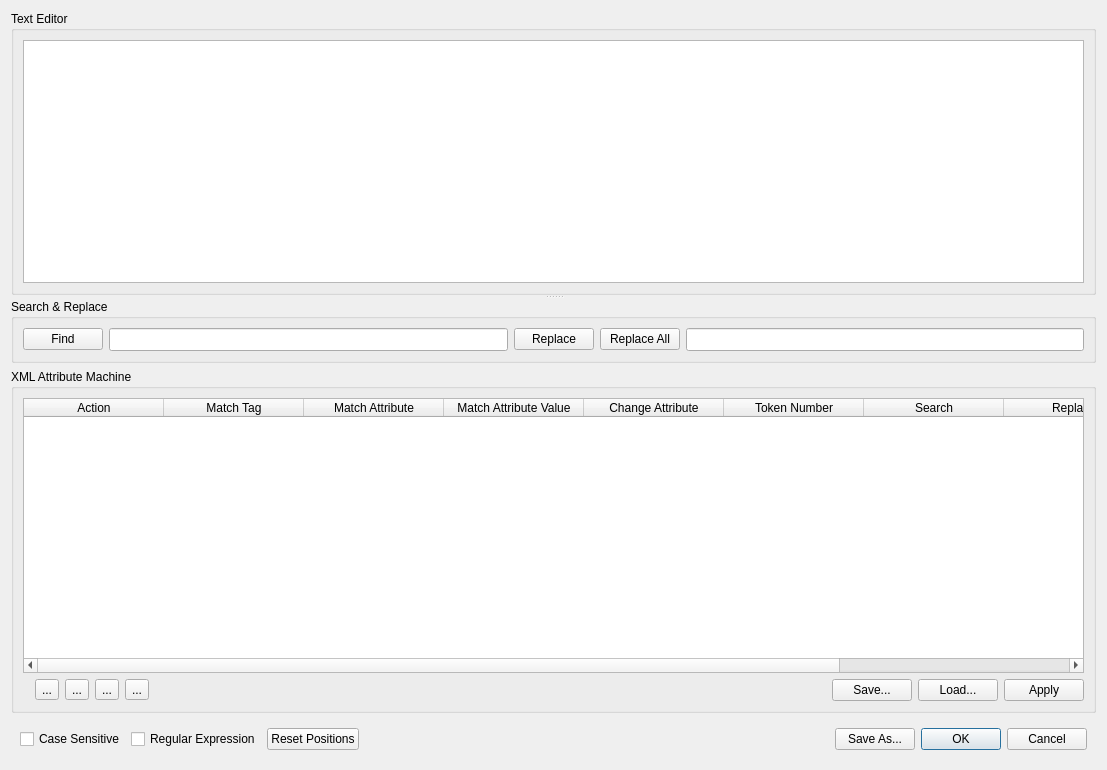
<?xml version="1.0" encoding="UTF-8"?>
<ui version="4.0">
 <class>DialogRawXMLEdit</class>
 <widget class="QDialog" name="DialogRawXMLEdit">
  <property name="geometry">
   <rect>
    <x>0</x>
    <y>0</y>
    <width>1107</width>
    <height>770</height>
   </rect>
  </property>
  <property name="windowTitle">
   <string>XML Edit Dialog</string>
  </property>
  <layout class="QGridLayout" name="gridLayout_6">
   <item row="0" column="0">
    <widget class="QSplitter" name="splitter">
     <property name="orientation">
      <enum>Qt::Vertical</enum>
     </property>
     <widget class="QGroupBox" name="groupBox_2">
      <property name="sizePolicy">
       <sizepolicy hsizetype="Preferred" vsizetype="Preferred">
        <horstretch>0</horstretch>
        <verstretch>0</verstretch>
       </sizepolicy>
      </property>
      <property name="title">
       <string>Text Editor</string>
      </property>
      <layout class="QGridLayout" name="gridLayout_3">
       <item row="0" column="0" colspan="2">
        <widget class="QPlainTextEdit" name="plainTextEdit">
         <property name="sizePolicy">
          <sizepolicy hsizetype="Expanding" vsizetype="Expanding">
           <horstretch>0</horstretch>
           <verstretch>0</verstretch>
          </sizepolicy>
         </property>
         <property name="font">
          <font>
           <pointsize>10</pointsize>
          </font>
         </property>
         <property name="toolTip">
          <string>Raw XML defining the model. Edit with caution.</string>
         </property>
        </widget>
       </item>
      </layout>
     </widget>
     <widget class="QWidget" name="widget_2" native="true">
      <layout class="QGridLayout" name="gridLayout">
       <property name="leftMargin">
        <number>0</number>
       </property>
       <property name="topMargin">
        <number>0</number>
       </property>
       <property name="rightMargin">
        <number>0</number>
       </property>
       <property name="bottomMargin">
        <number>0</number>
       </property>
       <item row="0" column="0">
        <widget class="QGroupBox" name="groupBox">
         <property name="title">
          <string>Search &amp;&amp; Replace</string>
         </property>
         <layout class="QGridLayout" name="gridLayout_2">
          <item row="0" column="3">
           <widget class="QPushButton" name="pushButtonReplaceAll">
            <property name="toolTip">
             <string>Click to replace all</string>
            </property>
            <property name="text">
             <string>Replace All</string>
            </property>
           </widget>
          </item>
          <item row="0" column="0">
           <widget class="QPushButton" name="pushButtonFind">
            <property name="toolTip">
             <string>Click to find text</string>
            </property>
            <property name="text">
             <string>Find</string>
            </property>
           </widget>
          </item>
          <item row="0" column="2">
           <widget class="QPushButton" name="pushButtonReplace">
            <property name="toolTip">
             <string>Click to replace a single occurance.</string>
            </property>
            <property name="text">
             <string>Replace</string>
            </property>
           </widget>
          </item>
          <item row="0" column="1">
           <widget class="QLineEdit" name="lineEditFind">
            <property name="font">
             <font>
              <pointsize>10</pointsize>
             </font>
            </property>
            <property name="toolTip">
             <string>Text to find</string>
            </property>
           </widget>
          </item>
          <item row="0" column="4">
           <widget class="QLineEdit" name="lineEditReplace">
            <property name="font">
             <font>
              <pointsize>10</pointsize>
             </font>
            </property>
            <property name="toolTip">
             <string>Replace found text with this</string>
            </property>
           </widget>
          </item>
         </layout>
        </widget>
       </item>
       <item row="1" column="0">
        <widget class="QGroupBox" name="groupBox_4">
         <property name="sizePolicy">
          <sizepolicy hsizetype="Preferred" vsizetype="Preferred">
           <horstretch>0</horstretch>
           <verstretch>0</verstretch>
          </sizepolicy>
         </property>
         <property name="title">
          <string>XML Attribute Machine</string>
         </property>
         <layout class="QGridLayout" name="gridLayout_5">
          <item row="1" column="2">
           <widget class="QToolButton" name="toolButtonInsert">
            <property name="toolTip">
             <string>Insert an extra row</string>
            </property>
            <property name="text">
             <string>...</string>
            </property>
            <property name="icon">
             <iconset resource="resources.qrc">
              <normaloff>:/images/XMLMachine Icons/list-add.svg</normaloff>:/images/XMLMachine Icons/list-add.svg</iconset>
            </property>
           </widget>
          </item>
          <item row="1" column="4">
           <widget class="QToolButton" name="toolButtonMoveUp">
            <property name="toolTip">
             <string>Move selected row up</string>
            </property>
            <property name="text">
             <string>...</string>
            </property>
            <property name="icon">
             <iconset resource="resources.qrc">
              <normaloff>:/images/XMLMachine Icons/go-up.svg</normaloff>:/images/XMLMachine Icons/go-up.svg</iconset>
            </property>
           </widget>
          </item>
          <item row="1" column="9">
           <widget class="QPushButton" name="pushButtonApply">
            <property name="toolTip">
             <string>Apply the XML machine instructions</string>
            </property>
            <property name="text">
             <string>Apply</string>
            </property>
           </widget>
          </item>
          <item row="1" column="7">
           <widget class="QPushButton" name="pushButtonSave">
            <property name="toolTip">
             <string>Save the XML machine instructions</string>
            </property>
            <property name="text">
             <string>Save...</string>
            </property>
           </widget>
          </item>
          <item row="1" column="6">
           <spacer name="horizontalSpacer_2">
            <property name="orientation">
             <enum>Qt::Horizontal</enum>
            </property>
            <property name="sizeHint" stdset="0">
             <size>
              <width>587</width>
              <height>20</height>
             </size>
            </property>
           </spacer>
          </item>
          <item row="1" column="3">
           <widget class="QToolButton" name="toolButtonDelete">
            <property name="toolTip">
             <string>Delete an existing row</string>
            </property>
            <property name="text">
             <string>...</string>
            </property>
            <property name="icon">
             <iconset resource="resources.qrc">
              <normaloff>:/images/XMLMachine Icons/list-remove.svg</normaloff>:/images/XMLMachine Icons/list-remove.svg</iconset>
            </property>
           </widget>
          </item>
          <item row="1" column="8">
           <widget class="QPushButton" name="pushButtonLoad">
            <property name="toolTip">
             <string>Load the XML machine instructions</string>
            </property>
            <property name="text">
             <string>Load...</string>
            </property>
           </widget>
          </item>
          <item row="0" column="0" colspan="10">
           <widget class="QTableWidget" name="tableWidget">
            <property name="sizePolicy">
             <sizepolicy hsizetype="Expanding" vsizetype="Expanding">
              <horstretch>0</horstretch>
              <verstretch>0</verstretch>
             </sizepolicy>
            </property>
            <property name="toolTip">
             <string>Instructions for automated attribute editing</string>
            </property>
            <property name="alternatingRowColors">
             <bool>false</bool>
            </property>
            <property name="rowCount">
             <number>0</number>
            </property>
            <property name="columnCount">
             <number>9</number>
            </property>
            <attribute name="horizontalHeaderDefaultSectionSize">
             <number>140</number>
            </attribute>
            <column>
             <property name="text">
              <string>Action</string>
             </property>
            </column>
            <column>
             <property name="text">
              <string>Match Tag</string>
             </property>
            </column>
            <column>
             <property name="text">
              <string>Match Attribute</string>
             </property>
            </column>
            <column>
             <property name="text">
              <string>Match Attribute Value</string>
             </property>
            </column>
            <column>
             <property name="text">
              <string>Change Attribute</string>
             </property>
            </column>
            <column>
             <property name="text">
              <string>Token Number</string>
             </property>
            </column>
            <column>
             <property name="text">
              <string>Search</string>
             </property>
            </column>
            <column>
             <property name="text">
              <string>Replace</string>
             </property>
            </column>
            <column>
             <property name="text">
              <string>Arithmetic</string>
             </property>
            </column>
           </widget>
          </item>
          <item row="1" column="5">
           <widget class="QToolButton" name="toolButtonMoveDown">
            <property name="toolTip">
             <string>Move selected row down</string>
            </property>
            <property name="text">
             <string>...</string>
            </property>
            <property name="icon">
             <iconset resource="resources.qrc">
              <normaloff>:/images/XMLMachine Icons/go-down.svg</normaloff>:/images/XMLMachine Icons/go-down.svg</iconset>
            </property>
           </widget>
          </item>
         </layout>
        </widget>
       </item>
       <item row="2" column="0">
        <widget class="QWidget" name="widget" native="true">
         <layout class="QGridLayout" name="gridLayout_4">
          <item row="0" column="2">
           <widget class="QCheckBox" name="checkBoxRegularExpression">
            <property name="toolTip">
             <string>Search and replace using regular expressions</string>
            </property>
            <property name="text">
             <string>Regular Expression</string>
            </property>
           </widget>
          </item>
          <item row="0" column="6">
           <widget class="QPushButton" name="pushButtonOK">
            <property name="toolTip">
             <string>Accept edits and return to main program</string>
            </property>
            <property name="text">
             <string>OK</string>
            </property>
            <property name="default">
             <bool>true</bool>
            </property>
           </widget>
          </item>
          <item row="0" column="7">
           <widget class="QPushButton" name="pushButtonCancel">
            <property name="toolTip">
             <string>Cancel edits and return to main program</string>
            </property>
            <property name="text">
             <string>Cancel</string>
            </property>
           </widget>
          </item>
          <item row="0" column="4">
           <spacer name="horizontalSpacer">
            <property name="orientation">
             <enum>Qt::Horizontal</enum>
            </property>
            <property name="sizeHint" stdset="0">
             <size>
              <width>427</width>
              <height>20</height>
             </size>
            </property>
           </spacer>
          </item>
          <item row="0" column="1">
           <widget class="QCheckBox" name="checkBoxCaseSensitive">
            <property name="toolTip">
             <string>Use case sensitive search</string>
            </property>
            <property name="text">
             <string>Case Sensitive</string>
            </property>
           </widget>
          </item>
          <item row="0" column="5">
           <widget class="QPushButton" name="pushButtonSaveAs">
            <property name="toolTip">
             <string>Save the XML text with no validity checks</string>
            </property>
            <property name="text">
             <string>Save As...</string>
            </property>
           </widget>
          </item>
          <item row="0" column="3">
           <widget class="QPushButton" name="pushButtonResetPositions">
            <property name="text">
             <string>Reset Positions</string>
            </property>
           </widget>
          </item>
         </layout>
        </widget>
       </item>
      </layout>
     </widget>
    </widget>
   </item>
  </layout>
 </widget>
 <tabstops>
  <tabstop>plainTextEdit</tabstop>
  <tabstop>pushButtonFind</tabstop>
  <tabstop>lineEditFind</tabstop>
  <tabstop>pushButtonReplace</tabstop>
  <tabstop>pushButtonReplaceAll</tabstop>
  <tabstop>lineEditReplace</tabstop>
  <tabstop>tableWidget</tabstop>
  <tabstop>toolButtonInsert</tabstop>
  <tabstop>toolButtonDelete</tabstop>
  <tabstop>toolButtonMoveUp</tabstop>
  <tabstop>toolButtonMoveDown</tabstop>
  <tabstop>pushButtonSave</tabstop>
  <tabstop>pushButtonLoad</tabstop>
  <tabstop>pushButtonApply</tabstop>
  <tabstop>checkBoxCaseSensitive</tabstop>
  <tabstop>checkBoxRegularExpression</tabstop>
  <tabstop>pushButtonSaveAs</tabstop>
  <tabstop>pushButtonOK</tabstop>
  <tabstop>pushButtonCancel</tabstop>
 </tabstops>
 <resources>
  <include location="resources.qrc"/>
 </resources>
 <connections/>
</ui>
